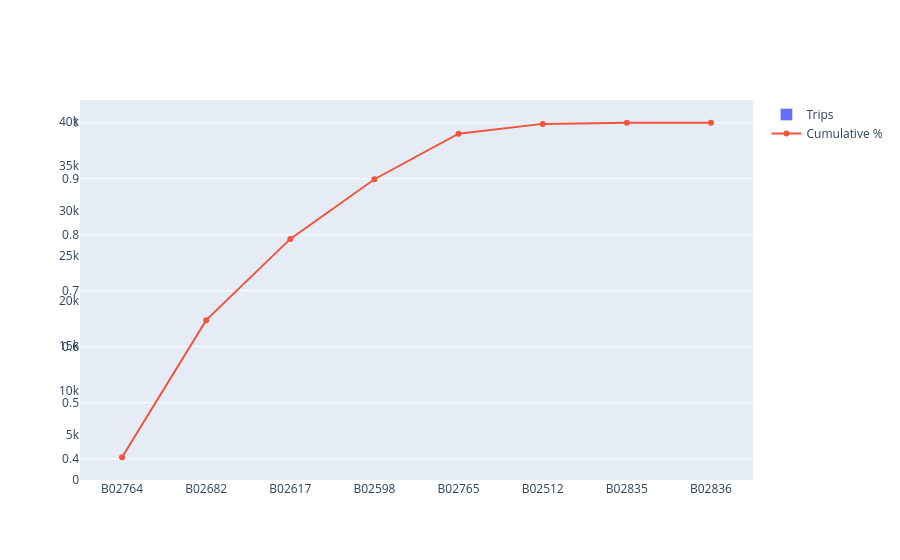

The code cell stored with this chart in its notebook:
### Code cell
pareto

### Figure 1 — Plotly figure (JSON) as saved in the notebook; plotly's stock layout.template omitted (floating-point values rounded to 4 significant figures)
{"data": [{"name": "Trips", "type": "bar", "x": ["B02764", "B02682", "B02617", "B02598", "B02765", "B02512", "B02835", "B02836"], "y": [40267, 24460, 14496, 10644, 8120, 1757, 193, 9]}, {"mode": "lines+markers", "name": "Cumulative %", "type": "scatter", "x": ["B02764", "B02682", "B02617", "B02598", "B02765", "B02512", "B02835", "B02836"], "y": [0.4029, 0.6476, 0.7927, 0.8992, 0.9804, 0.998, 0.9999, 1.0], "yaxis": "y2"}], "layout": {}}
